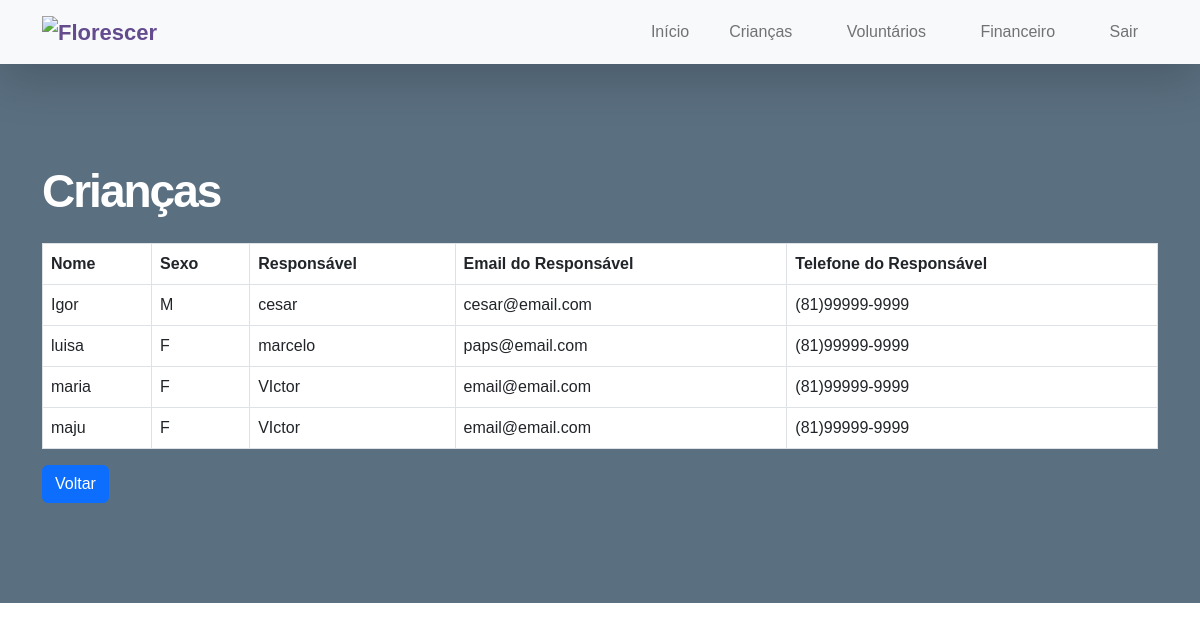
Before: /ListarCriancas with the older database file.
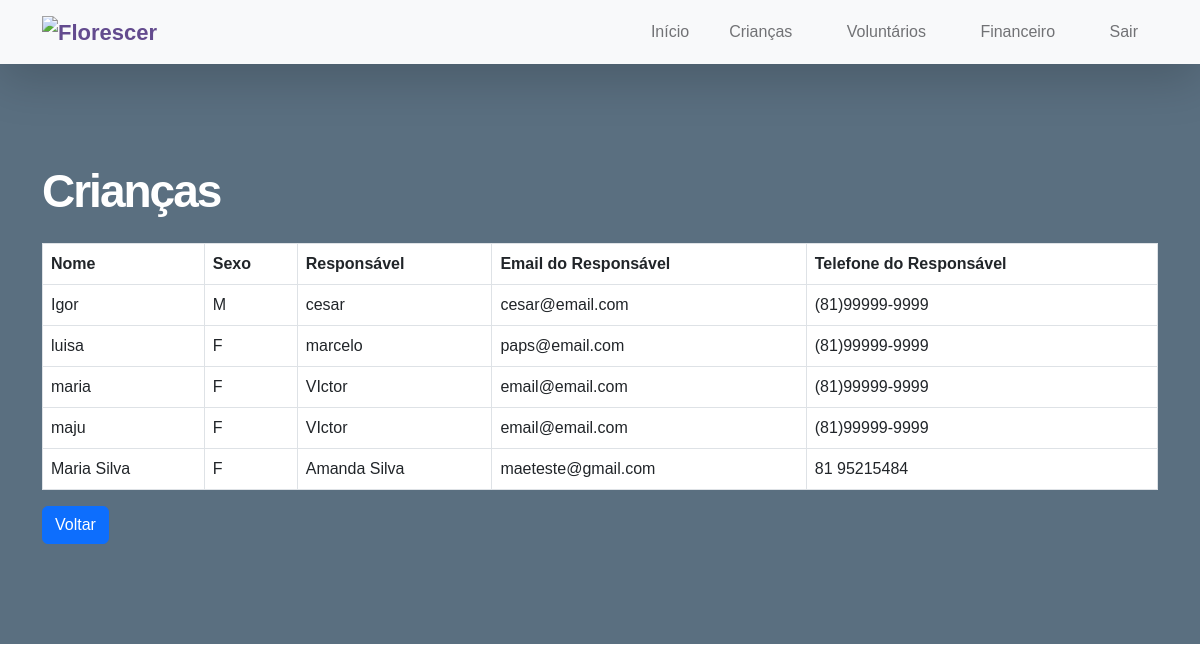
After: the same page with the newer database file.
### Florescer_app/models.py (models this page shows, shortened)
class Crianca(models.Model):
    nome = models.CharField(max_length=50)
    data_nascimento = models.DateField()
    sexo = models.CharField(max_length=5)
    CEP = models.CharField(max_length=20)
    endereco = models.CharField(max_length=200)
    alergias = models.TextField(blank = True)
    nome_responsavel = models.CharField(max_length=200)
    email_resp = models.EmailField()
    telefone_resp = models.CharField(max_length=20)

### Florescer_app/views.py (the view)
# urls.py: path('ListarCriancas', views.ListarCriancas, name='ListarCriancas'),
def ListarCriancas(request):
    lista_criancas = Crianca.objects.all()
    return render(request, './ListarCriancas.html', {'lista_criancas': lista_criancas})

### Florescer_app/templates/ListarCriancas.html (shortened to what this page needs)
{% load bootstrap4 %} {% load static %}
<!DOCTYPE html>
<html lang="en">
  <head>
    <link href="{% static 'css/bootstrap.min.css' %}" rel="stylesheet" />
    <link href="{% static 'css/bootstrap-icons.css' %}" rel="stylesheet" />
    <link
      href="{% static 'css/templatemo-kind-heart-charity.css' %}"
      rel="stylesheet"
    />
  </head>
  <nav class="navbar navbar-expand-lg bg-light shadow-lg">
    <div class="container">
      <a class="navbar-brand" href="index.html">
        <img
          src="{% static 'images/logonovaflorescer.png' %}"
          class="logo img-fluid"
          alt="Florescer"
        />
      </a>
      <div class="collapse navbar-collapse" id="navbarNav">
        <ul class="navbar-nav ms-auto">
          <li class="nav-item">
            <a class="nav-link click-scroll" href="/inicialAdmin">Início</a>
          </li>
          <li class="nav-item dropdown">
            <a
              class="nav-link click-scroll dropdown-toggle"
              id="navbarLightDropdownMenuLink"
              role="button"
              data-bs-toggle="dropdown"
              aria-expanded="false"
              >Crianças</a
            >
          </li>
          <li class="nav-item dropdown">
            <a
              class="nav-link click-scroll dropdown-toggle"
              id="navbarLightDropdownMenuLink"
              role="button"
              data-bs-toggle="dropdown"
              aria-expanded="false"
              >Voluntários</a
            >
          </li>
          <li class="nav-item dropdown">
            <a
              class="nav-link click-scroll dropdown-toggle"
              href="#section_5"
              id="navbarLightDropdownMenuLink"
              role="button"
              data-bs-toggle="dropdown"
              aria-expanded="false"
              >Financeiro</a
            >
          </li>
          <li class="nav-item">
            <a class="nav-link click-scroll" href="/">Sair</a>
          </li>
        </ul>
      </div>
    </div>
  </nav>
  <body>
    <main>
      <section class="volunteer-section section-padding" id="section_4">
        <div class="container">
          <h2 class="text-white mb-4">Crianças</h2>
          <table class="table table-bordered testando">
            <thead>
              <tr>
                <th class="testando">Nome</th>
                <th>Sexo</th>
                <th>Responsável</th>
                <th>Email do Responsável</th>
                <th>Telefone do Responsável</th>
              </tr>
            </thead>
            <tbody>
              {% for crianca in lista_criancas %}
              <tr>
                <td>{{ crianca.nome }}</td>
                <td>{{ crianca.sexo }}</td>
                <td>{{ crianca.nome_responsavel }}</td>
                <td>{{ crianca.email_resp }}</td>
                <td>{{ crianca.telefone_resp }}</td>
              </tr>
              {% endfor %}
            </tbody>
          </table>
          <button
            class="btn btn-primary"
            onclick="window.location.replace('/inicialAdmin')"
          >
            Voltar
          </button>
        </div>
      </section>
    </main>
  </body>
</html>

### Florescer_app/static/css/templatemo-kind-heart-charity.css (style rules this page uses)
:root { --white-color: #ffffff; --primary-color: #634B8E; --secondary-color: #5a6f80; --section-bg-color: #f0f8ff; --site-footer-bg-color: #44525d; --custom-btn-bg-color: #597081; --custom-btn-bg-hover-color: #5bc1ac; --dark-color: #000000; --p-color: #717275; --border-color: #e9eaeb; --body-font-family: 'Metropolis', sans-serif; --h1-font-size: 52px; --h2-font-size: 46px; --h3-font-size: 32px; --h4-font-size: 28px; --h5-font-size: 24px; --h6-font-size: 22px; --p-font-size: 16px; --btn-font-size: 18px; --copyright-font-size: 14px; --border-radius-large: 100px; --border-radius-medium: 20px; --border-radius-small: 10px; --font-weight-light: 300; --font-weight-normal: 400; --font-weight-semibold: 600; --font-weight-bold: 700; }
body { background-color: var(--white-color); font-family: var(--body-font-family); }
h2, h3, h4, h5, h6 { color: var(--dark-color); }
h1, h2, h3, h4, h5, h6 { font-weight: var(--font-weight-semibold); letter-spacing: -1px; }
h2 { color: var(--secondary-color); font-size: var(--h2-font-size); letter-spacing: -2px; }
ul li { color: var(--p-color); font-size: var(--p-font-size); font-weight: var(--font-weight-normal); }
a, button { touch-action: manipulation; transition: all 0.3s; }
a { color: var(--p-color); text-decoration: none; }
.section-padding { padding-top: 100px; padding-bottom: 100px; }
.navbar { background: var(--white-color); z-index: 9; padding-top: 0; padding-bottom: 0; }
.navbar-brand { color: var(--primary-color); font-size: var(--h6-font-size); font-weight: var(--font-weight-bold); }
.logo { width: 150px; height: auto; }
.navbar-expand-lg .navbar-nav .nav-link { margin-right: 0; margin-left: 0; padding: 20px; }
.navbar-nav .nav-link { display: inline-block; color: var(--p-color); font-size: var(--p-font-size); font-weight: var(--font-weight-medium); position: relative; padding-top: 15px; padding-bottom: 15px; }
.dropdown-toggle::after { content: "\f282"; display: inline-block; font-family: bootstrap-icons !important; font-size: var(--copyright-font-size); font-style: normal; font-weight: normal !important; font-variant: normal; text-transform: none; line-height: 1; vertical-align: -.125em; -webkit-font-smoothing: antialiased; -moz-osx-font-smoothing: grayscale; position: relative; left: 2px; border: 0; }
.volunteer-section { background: var(--secondary-color); position: relative; overflow: hidden; }
.testando { background-color: white; }

Changed rows visible on the page:
added Crianca: nome "Maria Silva", sexo "F", nome_responsavel "Amanda Silva", email_resp "maeteste@gmail.com", telefone_resp "81 95215484"
